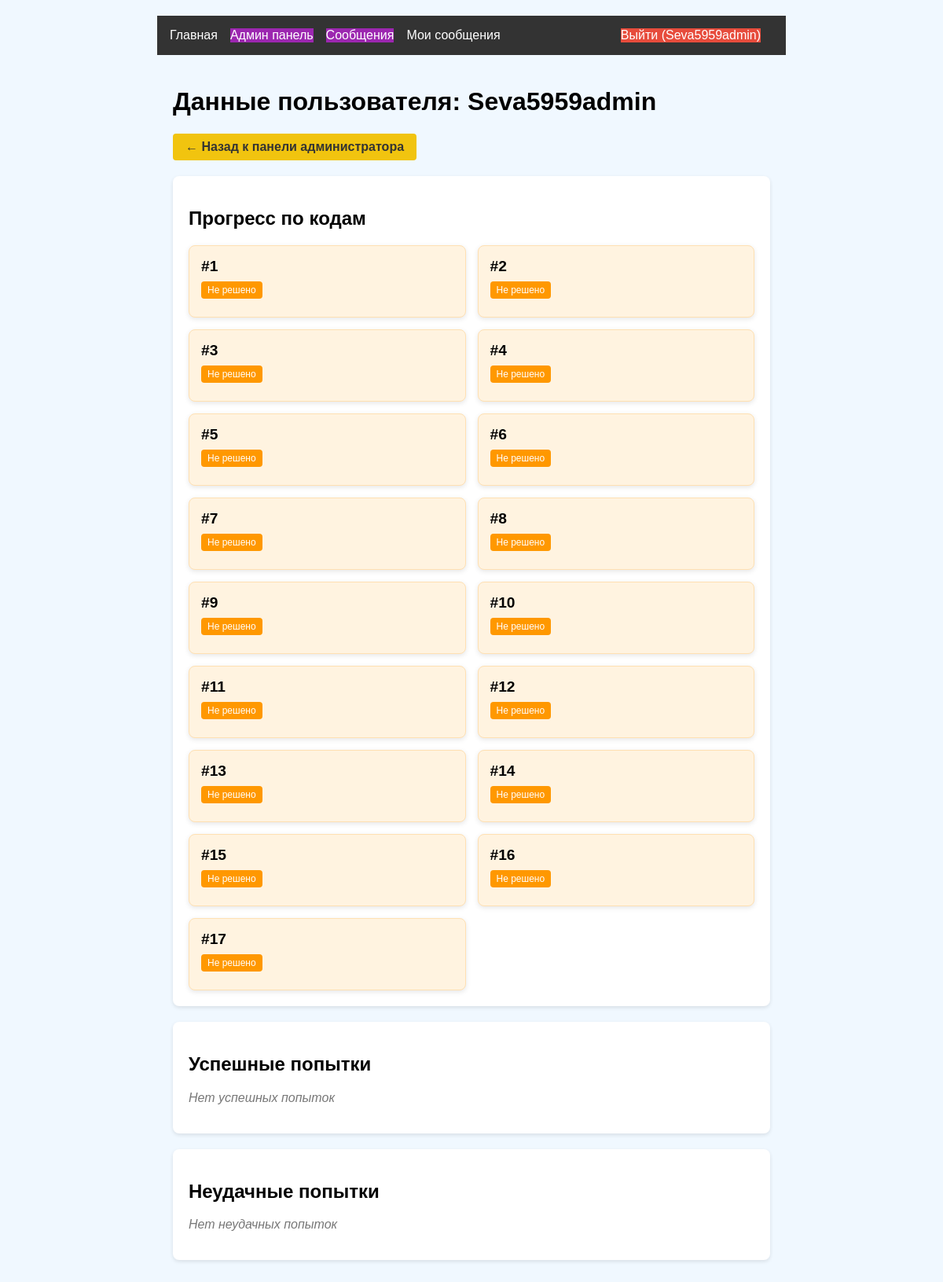
The page /admin/user/1 (signed in) on the database its author committed.
### models.py (models this page shows, shortened)
class User(UserMixin, db.Model):
    id = db.Column(db.Integer, primary_key=True)
    username = db.Column(db.String(64), unique=True)
    password_hash = db.Column(db.String(128))
    is_admin = db.Column(db.Boolean, default=False)

class CodeStatus(db.Model):
    id = db.Column(db.Integer, primary_key=True)
    number = db.Column(db.Integer, unique=True)
    solved = db.Column(db.Boolean, default=False)

### app.py (the view)
@app.route('/admin/user/<int:user_id>')
@login_required
def user_details(user_id):
    if not current_user.is_admin:
        abort(403)
    user = User.query.get_or_404(user_id)
    progress = UserProgress.query.filter_by(user_id=user_id).all()
    successful_attempts = CodeAttempt.query.filter_by(
        user_id=user_id,
        is_correct=True
    ).order_by(desc(CodeAttempt.attempt_time)).all()
    unsuccessful_attempts = CodeAttempt.query.filter_by(
        user_id=user_id,
        is_correct=False
    ).order_by(desc(CodeAttempt.attempt_time)).all()
    codes = CodeStatus.query.all()
    progress_dict = {p.code_id: p for p in progress}
    return render_template('admin/user_details.html',
                           user=user,
                           codes=codes,
                           progress_dict=progress_dict,
                           successful_attempts=successful_attempts,
                           unsuccessful_attempts=unsuccessful_attempts,
                           CORRECT_ANSWERS=CORRECT_ANSWERS)

### app.py (called while the page is built)
@login_manager.user_loader
def load_user(user_id):
    return User.query.get(int(user_id))

### templates/admin/user_details.html (shortened to what this page needs)
{% extends "base.html" %}
{% block content %}
<div class="container admin-dashboard">
    <h1>Данные пользователя: {{ user.username }}</h1>
    <a href="{{ url_for('admin_dashboard') }}" class="back-btn">← Назад к панели администратора</a>
    <div class="admin-section">
        <h2>Прогресс по кодам</h2>
        <div class="codes-grid">
            {% for code in codes %}
            {% set progress = progress_dict.get(code.id) %}
            <div class="code-progress-card {{ 'solved' if progress and progress.solved else 'unsolved' }}">
                <span class="code-number">#{{ code.number }}</span>
                {% if progress and progress.solved %}
                    <div class="status-badge solved">Решено</div>
                    <div class="solved-time">
                        Решено: {{ progress.solved_at.strftime('%d.%m.%Y %H:%M') if progress.solved_at else 'Нет данных' }}
                    </div>
                    <div class="correct-answer">
                        Правильный ответ: <strong>{{ CORRECT_ANSWERS[code.number] }}</strong>
                    </div>
                {% else %}
                    <div class="status-badge unsolved">Не решено</div>
                {% endif %}
            </div>
            {% endfor %}
        </div>
    </div>
    <div class="admin-section">
        <h2>Успешные попытки</h2>
        {% if successful_attempts %}
        <table class="admin-table">
            <thead>
                <tr>
                    <th>Код #</th>
                    <th>Ввод пользователя</th>
                    <th>Время попытки</th>
                </tr>
            </thead>
            <tbody>
                {% for attempt in successful_attempts %}
                <tr>
                    <td>{{ attempt.code.number }}</td>
                    <td>{{ attempt.input_text }}</td>
                    <td>{{ attempt.attempt_time.strftime('%d.%m.%Y %H:%M:%S') }}</td>
                </tr>
                {% endfor %}
            </tbody>
        </table>
        {% else %}
        <p class="no-data">Нет успешных попыток</p>
        {% endif %}
    </div>
    <div class="admin-section">
        <h2>Неудачные попытки</h2>
        {% if unsuccessful_attempts %}
        <table class="admin-table">
            <thead>
                <tr>
                    <th>Код #</th>
                    <th>Ввод пользователя</th>
                    <th>Правильный ответ</th>
                    <th>Время попытки</th>
                </tr>
            </thead>
            <tbody>
                {% for attempt in unsuccessful_attempts %}
                <tr>
                    <td>{{ attempt.code.number }}</td>
                    <td>{{ attempt.input_text }}</td>
                    <td>{{ CORRECT_ANSWERS[attempt.code.number] }}</td>
                    <td>{{ attempt.attempt_time.strftime('%d.%m.%Y %H:%M:%S') }}</td>
                </tr>
                {% endfor %}
            </tbody>
        </table>
        {% else %}
        <p class="no-data">Нет неудачных попыток</p>
        {% endif %}
    </div>
</div>
{% endblock %}

### templates/base.html (shortened to what this page needs)
<!DOCTYPE html>
<html lang="ru">
<head>
    <link rel="stylesheet" href="{{ url_for('static', filename='css/style.css') }}">
</head>
<body>
    <header>
        <nav>
            {% if current_user.is_authenticated %}
                <div class="nav-left">
                    <a href="{{ url_for('main_index') }}" class="nav-link">Главная</a>
                    <a href="{{ url_for('admin_dashboard') }}" class="nav-link {{ 'admin-link' if current_user.is_admin else 'disabled-link' }}">
                        Админ панель
                    </a>
                    {% if current_user.is_admin %}
                    <a href="{{ url_for('admin_messages') }}" class="nav-link admin-link">
                        Сообщения
                    </a>
                    {% endif %}
                    <a href="{{ url_for('user_messages') }}" class="nav-link">
                        Мои сообщения
                    </a>
                </div>
                <div class="nav-right">
                    <a href="{{ url_for('logout') }}" class="nav-link logout-btn">Выйти ({{ current_user.username }})</a>
                </div>
            {% else %}
                <div class="nav-left">
                    <a href="{{ url_for('login') }}" class="nav-link">Войти</a>
                    <a href="{{ url_for('register') }}" class="nav-link">Регистрация</a>
                </div>
            {% endif %}
        </nav>
    </header>
    <main>
        {% block content %}{% endblock %}
    </main>
</body>
</html>

### static/css/style.css (style rules this page uses)
body { font-family: Arial, sans-serif; max-width: 800px; margin: 0 auto; padding: 20px; background: #f0f8ff; }
nav { display: flex; background: #333; padding: 1rem; }
nav a { color: white; margin-right: 1rem; text-decoration: none; }
.nav-right { margin-left: auto; }
.admin-dashboard { max-width: 1200px; margin: 0 auto; padding: 20px; }
.admin-section { background: #fff; border-radius: 8px; padding: 20px; margin-bottom: 30px; box-shadow: 0 2px 10px rgba(0, 0, 0, 0.1); }
.back-btn { display: inline-block; margin-bottom: 20px; padding: 8px 16px; background-color: #6c757d; color: #fff; border-radius: 4px; text-decoration: none; }
.codes-grid { display: grid; grid-template-columns: repeat(auto-fill, minmax(250px, 1fr)); gap: 15px; margin-top: 20px; }
.code-progress-card { position: relative; padding: 15px; border-radius: 8px; box-shadow: 0 2px 6px rgba(0, 0, 0, 0.1); }
.code-progress-card.unsolved { background-color: #fff3e0; border: 1px solid #ffe0b2; }
.code-number { font-weight: bold; font-size: 1.2em; display: block; margin-bottom: 8px; }
.status-badge { display: inline-block; padding: 4px 8px; border-radius: 4px; font-size: 12px; margin-bottom: 8px; }
.status-badge.unsolved { background-color: #ff9800; color: white; }
.no-data { color: #6c757d; font-style: italic; }
.admin-link { background-color: #9c27b0; color: white !important; }
.nav-left, .nav-right { display: flex; align-items: center; }
.nav-left { margin-right: auto; }
.logout-btn { background-color: #e74c3c !important; color: white !important; transition: background-color 0.3s; }
.admin-section { background-color: white; border-radius: 8px; padding: 20px; margin-bottom: 20px; box-shadow: 0 2px 5px rgba(0, 0, 0, 0.1); }
.back-btn { display: inline-block; padding: 8px 16px; background-color: #f1c40f; color: #333; border-radius: 4px; text-decoration: none; margin-bottom: 20px; font-weight: bold; }
.no-data { color: #777; font-style: italic; }

### rows shown on the page
User: username "Seva5959admin"
CodeStatus: number "1"
CodeStatus: number "2"
CodeStatus: number "3"
CodeStatus: number "4"
CodeStatus: number "5"
CodeStatus: number "6"
CodeStatus: number "7"
CodeStatus: number "8"
CodeStatus: number "9"
CodeStatus: number "10"
CodeStatus: number "11"
CodeStatus: number "12"
CodeStatus: number "13"
CodeStatus: number "14"
CodeStatus: number "15"
CodeStatus: number "16"
CodeStatus: number "17"
